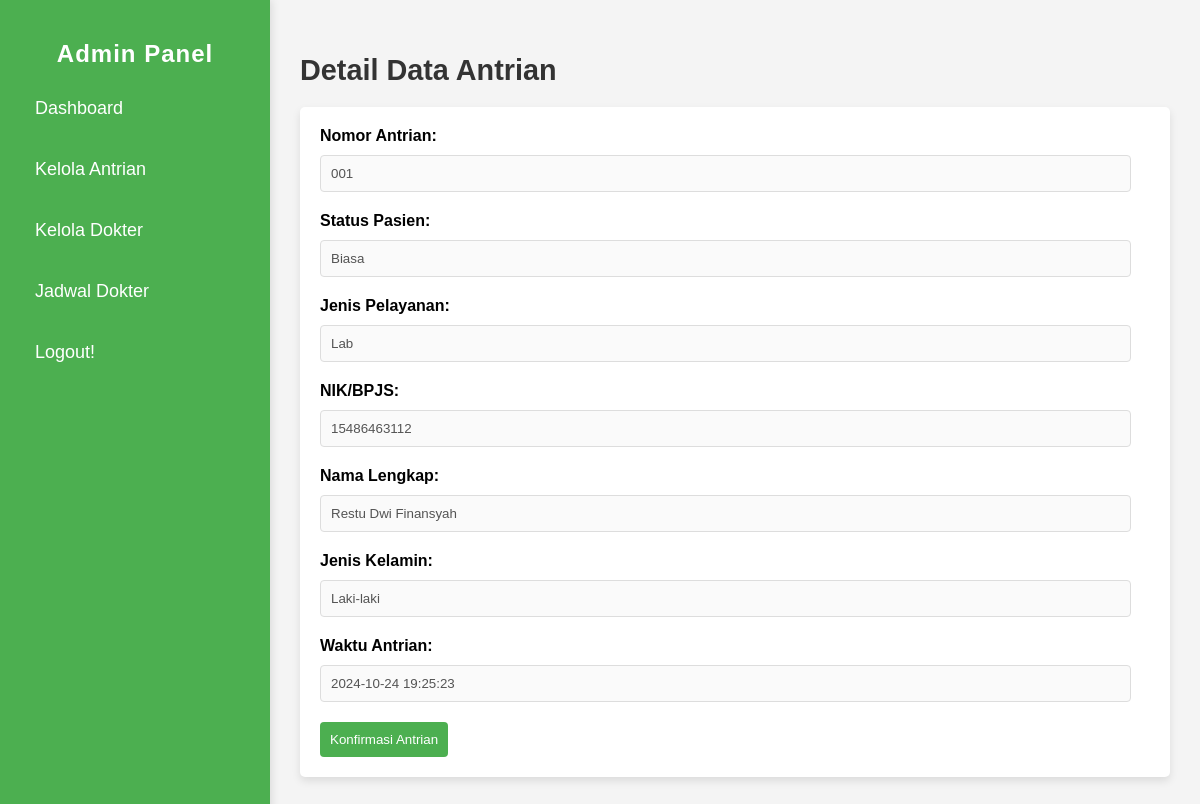
The app's page /detailAntrian.php?na=001 (signed in) with its own data.
### tables this page shows
CREATE TABLE `antrian` (
  `nomor_antrian` varchar(50) NOT NULL DEFAULT '',
  `status_pasien` varchar(50) DEFAULT NULL,
  `nikbpjs` varchar(50) DEFAULT NULL,
  `nama` varchar(50) DEFAULT NULL,
  `jenis_kelamin` varchar(20) DEFAULT NULL,
  `jenis_pelayanan` varchar(50) DEFAULT NULL,
  `status_antrian` int(11) DEFAULT NULL,
  `created_at` datetime NOT NULL DEFAULT current_timestamp()
);

### detailAntrian.php (the view, shortened to what this page needs)
<?php
require_once "database/koneksi.php";
$na = $_GET["na"];
$result = mysqli_query($koneksi,"SELECT * FROM antrian WHERE nomor_antrian = '$na'");
$data = mysqli_fetch_assoc($result);
?>
<!DOCTYPE html>
<html lang="en">
<head>
    <link rel="stylesheet" href="css/dashboard.css">
    <link rel="stylesheet" href="library/sweetalert2/sweetalert2.min.css">
</head>
<body>
    <aside class="sidebar">
        <h2>Admin Panel</h2>
        <ul>
            <li><a href="dashboard.php">Dashboard</a></li>
            <li><a href="kelolaAntrian.php">Kelola Antrian</a></li>
            <li><a href="kelolaDokter.php">Kelola Dokter</a></li>
            <li><a href="jadwalDokter.php">Jadwal Dokter</a></li>
            <li><a href="logout.php">Logout!</a></li>
        </ul>
    </aside>
    <div class="main-content">
        <h2>Detail Data Antrian</h2>
        <form action="" method="post">
            <div class="form-group">
                <label for="nomorAntrian">Nomor Antrian:</label>
                <input type="number" id="nomorAntrian" name="nomorAntrian" value="<?=$data["nomor_antrian"]?>" disabled>
            </div>
            <div class="form-group">
                <label for="status_pasien">Status Pasien:</label>
                <input type="text" id="status_pasien" name="status_pasien" value="<?=$data["status_pasien"]?>" disabled>
            </div>
            <div class="form-group">
                <label for="jenis_pelayanan">Jenis Pelayanan:</label>
                <input type="text" id="jenis_pelayanan" name="jenis_pelayanan" value="<?=$data["jenis_pelayanan"]?>" disabled>
            </div>
            <div class="form-group">
                <label for="nik">NIK/BPJS:</label>
                <input type="text" id="nik" name="nik" value="<?=$data["nikbpjs"]?>" disabled>
            </div>
            <div class="form-group">
                <label for="namaLengkap">Nama Lengkap:</label>
                <input type="text" id="namaLengkap" name="namaLengkap" value="<?=$data["nama"]?>" disabled>
            </div>
            <div class="form-group">
                <label for="jenis_kelamin">Jenis Kelamin:</label>
                <input type="text" id="jenis_kelamin" name="jenis_kelamin" value="<?=$data["jenis_kelamin"]?>" disabled>
            </div>
            <div class="form-group">
                <label for="created_at">Waktu Antrian:</label>
                <input type="text" id="created_at" name="created_at" value="<?=$data["created_at"]?>" disabled>
            </div>
             <?php
if(isset($data["status_antrian"])) {
    if($data["status_antrian"] == 0){
        ?>
        <button type="submit" onclick="return confirm('Konfirmasi Antrian?')" name="proses">Konfirmasi Antrian</button>
        <?php
    } else {
        ?>
        <button type="button">Sudah Dikonfirmasi</button>
        <?php
    }
}
?>
        </form>
    </div>
</body>
</html>

### css/dashboard.css (style rules this page uses)
body { font-family: Arial, sans-serif; margin: 0; padding: 0; display: flex; background-color: #f4f4f4; }
.sidebar { width: 230px; background-color: #4caf50; padding: 20px; height: 100vh; color: white; position: fixed; left: 0; top: 0; box-shadow: 2px 0 8px rgba(0, 0, 0, 0.1); }
.sidebar h2 { text-align: center; margin-bottom: 20px; font-size: 1.5rem; letter-spacing: 1px; }
.sidebar ul { list-style-type: none; padding: 0; }
.sidebar ul li { margin-bottom: 20px; transition: transform 0.2s ease-in-out; }
.sidebar ul li a { color: white; text-decoration: none; font-size: 18px; display: block; padding: 10px 15px; border-radius: 5px; transition: background-color 0.3s; }
.main-content { margin-left: 270px; padding: 30px; width: calc(100% - 270px); background-color: #f4f4f4; }
.main-content h2 { margin-bottom: 20px; color: #333333; font-size: 1.8rem; font-weight: bold; }

### detailAntrian.php (style rules this page uses)
form { background-color: white; padding: 20px; border-radius: 5px; box-shadow: 0px 4px 8px rgba(0, 0, 0, 0.1); }
label { display: block; margin-bottom: 10px; font-weight: bold; }
.form-group { margin-bottom: 20px; }
.form-group input[type="text"], .form-group input[type="number"], .form-group select { width: 95%; padding: 10px; border: 1px solid #ddd; border-radius: 4px; }
button { background-color: #4caf50; color: white; padding: 10px; border: none; border-radius: 4px; cursor: pointer; }

### records on screen
antrian: nomorAntrian "001", status_pasien "Biasa", jenis_pelayanan "Lab", nik "15486463112", namaLengkap "Restu Dwi Finansyah", jenis_kelamin "Laki-laki", created_at "2024-10-24 19:25:23"
